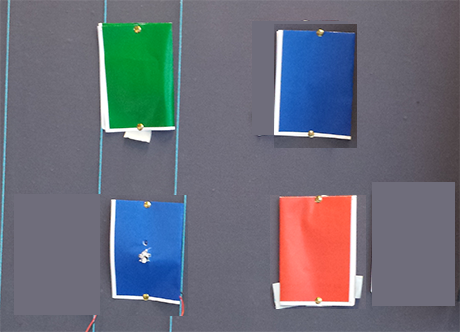
//> input picture C++ Kode/Archive/No webcam/Plugin as exe/ToppersTestBuild/img.png, 460 x 332 px, given in place of the camera
$ ./Source   (built with g++ and OpenCV 4)
//> lines starting //> are read from the running program, lines starting //| are printed output that depends on the picture; after the words box and inside, x2 and y2 are one past the last pixel; in counts of white or black regions, pixels touching at a corner belong together
#include <opencv2\core\core.hpp>
#include <opencv2\highgui\highgui.hpp>
#include <opencv2\opencv.hpp>
#include <iostream>
#include <fstream>
#include <string>

using namespace cv;
using namespace std;

//Initialize min and max values for the HSV thresholding
int H_MIN = 0;
int H_MAX = 255;
int S_MIN = 0;
int S_MAX = 255;
int V_MIN = 0;
int V_MAX = 255;
//Initialize min and max values for BGR thresholding
int B_MIN = 0;
int B_MAX = 255;
int G_MIN = 0;
int G_MAX = 255;
int R_MIN = 0;
int R_MAX = 255;
//Names for the different config files
const string greenCfg = "greenConfig.txt";
const string redCfg = "redConfig.txt";
const string powerCfg = "powerConfig.txt";

void on_trackbar(int, void*)
{
}

//This function just prints some helping commands to the console. Only called once when the program is first run
void help()
{
	cout
		<< "This program is to perform the calibrations used for the actual game from \na the webcam feed.\n\n"
		<< "The sliders are used to find the relevant BGR and HSV values for use in \nthresholding.\n\n"
		<< "The program uses the following hotkeys: \n"
		<< "Press Q to toggle between BGR and HSV thresholding.\n"
		<< "Press 1 to save the values for the green controller.\n"
		<< "Press 2 to save the values for the red controller. \n"
		<< "Press 3 to save the values for the power(blue) controller.\n";
}

//These are the trackbars used for BGR thresholding.
void BGRTrackbars()
{
	namedWindow("BGR Trackbars", 0);
	char BGRTrackbar[6];
	sprintf(BGRTrackbar, "B_MIN", B_MIN);
	sprintf(BGRTrackbar, "B_MAX", B_MAX);
	sprintf(BGRTrackbar, "G_MIN", G_MIN);
	sprintf(BGRTrackbar, "G_MAX", G_MAX);
	sprintf(BGRTrackbar, "R_MIN", R_MIN);
	sprintf(BGRTrackbar, "R_MAX", R_MAX);

	createTrackbar("B_MIN", "BGR Trackbars", &B_MIN, B_MAX, on_trackbar);
	createTrackbar("B_MAX", "BGR Trackbars", &B_MAX, B_MAX, on_trackbar);
	createTrackbar("G_MIN", "BGR Trackbars", &G_MIN, G_MAX, on_trackbar);
	createTrackbar("G_MAX", "BGR Trackbars", &G_MAX, G_MAX, on_trackbar);
	createTrackbar("R_MIN", "BGR Trackbars", &R_MIN, R_MAX, on_trackbar);
	createTrackbar("R_MAX", "BGR Trackbars", &R_MAX, R_MAX, on_trackbar);
}

//Trackbars used for HSV thresholding
void HSVTrackbars()
{
	namedWindow("HSV Trackbars", 0);
	char HSVTrackbar[6];
	sprintf(HSVTrackbar, "H_MIN", H_MIN);
	sprintf(HSVTrackbar, "H_MAX", H_MAX);
	sprintf(HSVTrackbar, "S_MIN", S_MIN);
	sprintf(HSVTrackbar, "S_MAX", S_MAX);
	sprintf(HSVTrackbar, "V_MIN", V_MIN);
	sprintf(HSVTrackbar, "V_MAX", V_MAX);

	createTrackbar("H_MIN", "HSV Trackbars", &H_MIN, H_MAX, on_trackbar);
	createTrackbar("H_MAX", "HSV Trackbars", &H_MAX, H_MAX, on_trackbar);
	createTrackbar("S_MIN", "HSV Trackbars", &S_MIN, S_MAX, on_trackbar);
	createTrackbar("S_MAX", "HSV Trackbars", &S_MAX, S_MAX, on_trackbar);
	createTrackbar("V_MIN", "HSV Trackbars", &V_MIN, V_MAX, on_trackbar);
	createTrackbar("V_MAX", "HSV Trackbars", &V_MAX, V_MAX, on_trackbar);
}

//Used to perform morphological operations on the relevant frame.
void morphOps(Mat thresh)
{
	//Create the structuring element used in the morphological operations
	Mat erodeElement = getStructuringElement(MORPH_RECT, Size(4, 4));
	Mat dilateElement = getStructuringElement(MORPH_RECT, Size(5, 5));
	//Perform the operations
	erode(thresh, thresh, erodeElement, Point(-1, -1), 2);
	dilate(thresh, thresh, dilateElement, Point(-1, -1), 1);
	erode(thresh, thresh, erodeElement, Point(-1, -1), 1);
}

// [63 lines left out: functions writeValues, readValues, not called in this run]


int main()
{
	//Call the help function to make sure people know how to work the program.
	help();

	//Create the Mat(image) variables to be used throughout the code.
	Mat cameraFeed, HSV, BGRThreshold, HSVThreshold;
	int cameraPort;
	//HSV mode is set to false by default, so the program begins with BGR thresholding. This can be switched at any time during the calibration process.
	bool HSVMode = false;

	cout << "\nSelect which camera to use, values are 0 or 1. \nMost likely 0 for the built in camera, and 1 for an external camera.\n";

	cin >> cameraPort;
//> the answer given: 3
	//Set the variables to determine the size of the capture frame
	const int FRAME_WIDTH = 480;
	const int FRAME_HEIGHT = 360;
	//Open the camera for recording.
	VideoCapture capture(cameraPort);
	//Set the dimensions of the captured frame
	capture.set(CV_CAP_PROP_FRAME_WIDTH, FRAME_WIDTH);
	capture.set(CV_CAP_PROP_FRAME_HEIGHT, FRAME_HEIGHT);
	/*
	If the trackbars are created within the while loop(the function is called each time it runs) the trackbars go nuts.
	Therefore it is assumed that the default mode is for HSV mode to be off, and the trackbars for BGR Thresholding are created.
	After this point creation and destruction of trackbar windows is handled on keyinput at the end of the while loop
	*/
	if (!HSVMode)
		BGRTrackbars();
//> slider 'B_MIN' is set to 51
//> slider 'G_MIN' is set to 51
//> slider 'R_MIN' is set to 51

	//help_this_function_is_shit();
	//Infinite loop used to continually show the webcam feed
	while (1)
	{

		//Stor the initial frame
		capture.read(cameraFeed);
//> cameraFeed is the input picture: 332 rows x 460 cols, CV_8UC3; mean B, G, R 121.6, 109.1, 106
		imshow("Original Image", cameraFeed);
		if (!HSVMode)
		{
			//Inrange performs the thresholding operation, looking through each pixel of the frame. If the pixels values are between the min and max threshold
			//The pixel is made white on the output image.
			inRange(cameraFeed, Scalar(B_MIN, G_MIN, R_MIN), Scalar(B_MAX, G_MAX, R_MAX), BGRThreshold);
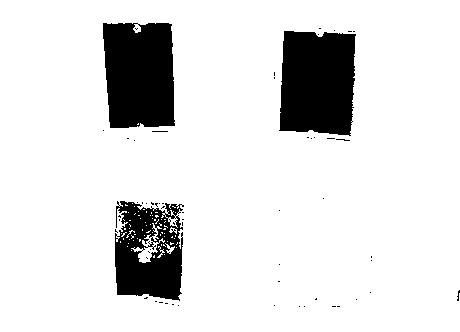
//> BGRThreshold: 332 rows x 460 cols, CV_8UC1; 87.4% white; 59 black regions (56 under 20 px), largest, box (x1, y1, x2, y2) and area: (279, 31, 356, 136) 7165, (103, 23, 175, 128) 6873, (115, 201, 184, 301) 5003
			morphOps(BGRThreshold);
//> in morphOps, `erode(thresh, thresh, erodeElement, Point(-1, -1), 1);`:
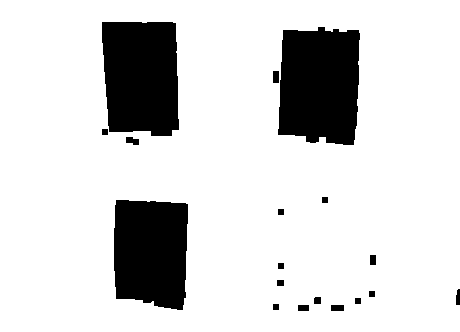
//> thresh: 332 rows x 460 cols, CV_8UC1; 83.9% white; 18 black regions, largest, box (x1, y1, x2, y2) and area: (278, 27, 360, 145) 8507, (102, 22, 179, 136) 8003, (114, 200, 188, 310) 7321
			imshow("BGR Thresholding", BGRThreshold);
		}
		if (HSVMode)
		{
			//The frame is converted to the HSV colorspace
			cvtColor(cameraFeed, HSV, COLOR_BGR2HSV);
			//Thresholding is performed as described previously.
			inRange(HSV, Scalar(H_MIN, S_MIN, V_MIN), Scalar(H_MAX, S_MAX, V_MAX), HSVThreshold);
			morphOps(HSVThreshold);
			imshow("HSV Thresholding", HSVThreshold);
		}
		//Switch statement that waits for 30ms, this is to allow the user to input the keys to save values, or change to HSV thresholding
		//The delay is also necessary in order for the program to consistently output new frames.
		switch (waitKey(30))
//> the 'q' key is pressed
		{
		case 'q':
			switch (HSVMode)
			{
			case 0:
				destroyWindow("BGR Trackbars");
				destroyWindow("BGR Thresholding");
				HSVTrackbars();
//> slider 'H_MIN' is set to 51
//> slider 'S_MIN' is set to 51
//> slider 'V_MIN' is set to 51
				HSVMode = true;
				break;
			case 1:
				destroyWindow("HSV Trackbars");
				destroyWindow("HSV Thresholding");
				BGRTrackbars();
				HSVMode = false;
				break;
			}
			break;
		case '1':
			writeValues(greenCfg);
			cout << "Green controller values saved" << endl;
			break;
		case '2':
			writeValues(redCfg);
			cout << "Red controller values saved" << endl;
			break;
		case '3':
			writeValues(powerCfg);
			cout << "Power controller values saved" << endl;
			break;
			//27 = the escape key
		case 27:
			return 0;
//> (the program exits here)
